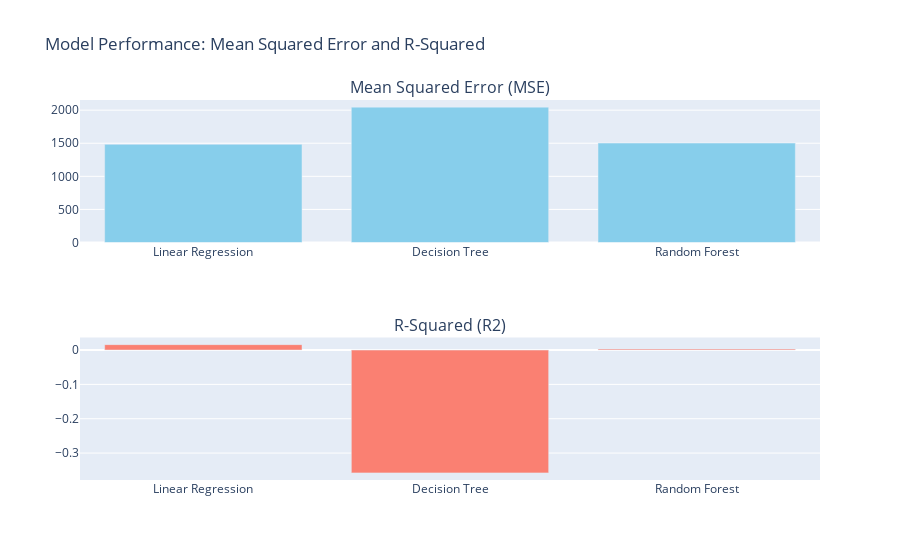

Notebook code cell kept with this figure:
### Markdown cell above
## Visualize Model Performance

### Code cell
import plotly.graph_objects as go
from plotly.subplots import make_subplots

models = ['Linear Regression', 'Decision Tree', 'Random Forest']
mse_values = [mse_lr, mse_tree, mse_forest]
r2_values = [r2_lr, r2_tree, r2_forest]

fig = make_subplots(
    rows=2, cols=1,
    subplot_titles=('Mean Squared Error (MSE)', 'R-Squared (R2)')
)

fig.add_trace(go.Bar(
    x=models,
    y=mse_values,
    name='Mean Squared Error (MSE)',
    marker_color='skyblue'
), row=1, col=1)

fig.add_trace(go.Bar(
    x=models,
    y=r2_values,
    name='R-Squared (R2)',
    marker_color='salmon'
), row=2, col=1)

fig.update_layout(
    height=600,
    title='Model Performance: Mean Squared Error and R-Squared',
    showlegend=False
)

fig.show()

### Figure 1 — Plotly figure (JSON) as saved in the notebook; plotly's stock layout.template omitted (floating-point values rounded to 4 significant figures)
{"data": [{"marker": {"color": "skyblue"}, "name": "Mean Squared Error (MSE)", "type": "bar", "x": ["Linear Regression", "Decision Tree", "Random Forest"], "xaxis": "x", "y": [1483.0, 2046.0, 1503.0], "yaxis": "y"}, {"marker": {"color": "salmon"}, "name": "R-Squared (R2)", "type": "bar", "x": ["Linear Regression", "Decision Tree", "Random Forest"], "xaxis": "x2", "y": [0.01581, -0.3577, 0.002773], "yaxis": "y2"}], "layout": {"annotations": [{"font": {"size": 16}, "showarrow": false, "text": "Mean Squared Error (MSE)", "x": 0.5, "xanchor": "center", "xref": "paper", "y": 1, "yanchor": "bottom", "yref": "paper"}, {"font": {"size": 16}, "showarrow": false, "text": "R-Squared (R2)", "x": 0.5, "xanchor": "center", "xref": "paper", "y": 0.375, "yanchor": "bottom", "yref": "paper"}], "autosize": true, "showlegend": false, "title": {"text": "Model Performance: Mean Squared Error and R-Squared"}, "xaxis": {"anchor": "y", "autorange": true, "domain": [0, 1], "range": [-0.5, 2.5], "type": "category"}, "xaxis2": {"anchor": "y2", "autorange": true, "domain": [0, 1], "range": [-0.5, 2.5], "type": "category"}, "yaxis": {"anchor": "x", "autorange": true, "domain": [0.625, 1], "range": [0, 2153.0], "type": "linear"}, "yaxis2": {"anchor": "x2", "autorange": true, "domain": [0, 0.375], "range": [-0.3785, 0.03656], "type": "linear"}}}
